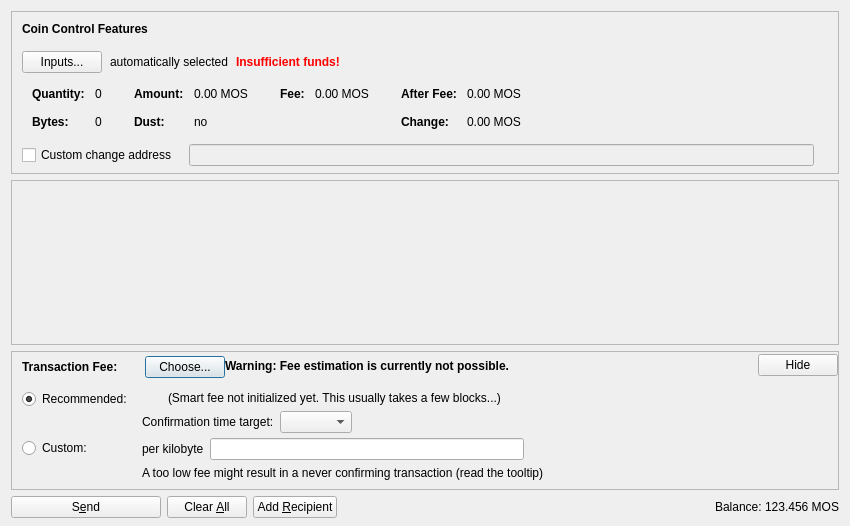
<?xml version="1.0" encoding="UTF-8"?>
<ui version="4.0">
 <class>SendCoinsDialog</class>
 <widget class="QDialog" name="SendCoinsDialog">
  <property name="geometry">
   <rect>
    <x>0</x>
    <y>0</y>
    <width>850</width>
    <height>526</height>
   </rect>
  </property>
  <property name="windowTitle">
   <string>Send Coins</string>
  </property>
  <layout class="QVBoxLayout" name="verticalLayout" stretch="0,1,0,0">
   <property name="bottomMargin">
    <number>8</number>
   </property>
   <item>
    <widget class="QFrame" name="frameCoinControl">
     <property name="sizePolicy">
      <sizepolicy hsizetype="Expanding" vsizetype="Expanding">
       <horstretch>0</horstretch>
       <verstretch>0</verstretch>
      </sizepolicy>
     </property>
     <property name="maximumSize">
      <size>
       <width>16777215</width>
       <height>16777215</height>
      </size>
     </property>
     <property name="frameShape">
      <enum>QFrame::StyledPanel</enum>
     </property>
     <property name="frameShadow">
      <enum>QFrame::Sunken</enum>
     </property>
     <layout class="QVBoxLayout" name="verticalLayoutCoinControl2">
      <property name="spacing">
       <number>0</number>
      </property>
      <property name="leftMargin">
       <number>0</number>
      </property>
      <property name="topMargin">
       <number>0</number>
      </property>
      <property name="rightMargin">
       <number>0</number>
      </property>
      <property name="bottomMargin">
       <number>6</number>
      </property>
      <item>
       <layout class="QVBoxLayout" name="verticalLayoutCoinControl" stretch="0,0,0,0,1">
        <property name="spacing">
         <number>0</number>
        </property>
        <property name="leftMargin">
         <number>10</number>
        </property>
        <property name="topMargin">
         <number>10</number>
        </property>
        <item>
         <layout class="QHBoxLayout" name="horizontalLayoutCoinControl1">
          <property name="bottomMargin">
           <number>15</number>
          </property>
          <item>
           <widget class="QLabel" name="labelCoinControlFeatures">
            <property name="sizePolicy">
             <sizepolicy hsizetype="Preferred" vsizetype="Maximum">
              <horstretch>0</horstretch>
              <verstretch>0</verstretch>
             </sizepolicy>
            </property>
            <property name="font">
             <font>
              <weight>75</weight>
              <bold>true</bold>
             </font>
            </property>
            <property name="styleSheet">
             <string notr="true">font-weight:bold;</string>
            </property>
            <property name="text">
             <string>Coin Control Features</string>
            </property>
           </widget>
          </item>
         </layout>
        </item>
        <item>
         <layout class="QHBoxLayout" name="horizontalLayoutCoinControl2" stretch="0,0,0,0">
          <property name="spacing">
           <number>8</number>
          </property>
          <property name="bottomMargin">
           <number>10</number>
          </property>
          <item>
           <widget class="QPushButton" name="pushButtonCoinControl">
            <property name="styleSheet">
             <string notr="true"/>
            </property>
            <property name="text">
             <string>Inputs...</string>
            </property>
            <property name="autoDefault">
             <bool>false</bool>
            </property>
           </widget>
          </item>
          <item>
           <widget class="QLabel" name="labelCoinControlAutomaticallySelected">
            <property name="text">
             <string>automatically selected</string>
            </property>
            <property name="margin">
             <number>5</number>
            </property>
           </widget>
          </item>
          <item>
           <widget class="QLabel" name="labelCoinControlInsuffFunds">
            <property name="font">
             <font>
              <weight>75</weight>
              <bold>true</bold>
             </font>
            </property>
            <property name="styleSheet">
             <string notr="true">color:red;font-weight:bold;</string>
            </property>
            <property name="text">
             <string>Insufficient funds!</string>
            </property>
            <property name="margin">
             <number>5</number>
            </property>
           </widget>
          </item>
          <item>
           <spacer name="horizontalSpacerCoinControl">
            <property name="orientation">
             <enum>Qt::Horizontal</enum>
            </property>
            <property name="sizeHint" stdset="0">
             <size>
              <width>40</width>
              <height>1</height>
             </size>
            </property>
           </spacer>
          </item>
         </layout>
        </item>
        <item>
         <widget class="QWidget" name="widgetCoinControl" native="true">
          <property name="sizePolicy">
           <sizepolicy hsizetype="Preferred" vsizetype="Preferred">
            <horstretch>0</horstretch>
            <verstretch>0</verstretch>
           </sizepolicy>
          </property>
          <property name="minimumSize">
           <size>
            <width>0</width>
            <height>0</height>
           </size>
          </property>
          <property name="styleSheet">
           <string notr="true"/>
          </property>
          <layout class="QHBoxLayout" name="horizontalLayoutCoinControl5">
           <property name="leftMargin">
            <number>0</number>
           </property>
           <property name="topMargin">
            <number>0</number>
           </property>
           <property name="rightMargin">
            <number>0</number>
           </property>
           <property name="bottomMargin">
            <number>0</number>
           </property>
           <item>
            <layout class="QHBoxLayout" name="horizontalLayoutCoinControl3" stretch="0,0,0,1">
             <property name="spacing">
              <number>20</number>
             </property>
             <property name="topMargin">
              <number>0</number>
             </property>
             <property name="bottomMargin">
              <number>10</number>
             </property>
             <item>
              <layout class="QFormLayout" name="formLayoutCoinControl1">
               <property name="horizontalSpacing">
                <number>10</number>
               </property>
               <property name="verticalSpacing">
                <number>14</number>
               </property>
               <property name="leftMargin">
                <number>10</number>
               </property>
               <property name="topMargin">
                <number>4</number>
               </property>
               <property name="rightMargin">
                <number>6</number>
               </property>
               <item row="0" column="0">
                <widget class="QLabel" name="labelCoinControlQuantityText">
                 <property name="font">
                  <font>
                   <weight>75</weight>
                   <bold>true</bold>
                  </font>
                 </property>
                 <property name="text">
                  <string>Quantity:</string>
                 </property>
                 <property name="margin">
                  <number>0</number>
                 </property>
                </widget>
               </item>
               <item row="0" column="1">
                <widget class="QLabel" name="labelCoinControlQuantity">
                 <property name="cursor">
                  <cursorShape>IBeamCursor</cursorShape>
                 </property>
                 <property name="contextMenuPolicy">
                  <enum>Qt::ActionsContextMenu</enum>
                 </property>
                 <property name="text">
                  <string notr="true">0</string>
                 </property>
                 <property name="margin">
                  <number>0</number>
                 </property>
                 <property name="textInteractionFlags">
                  <set>Qt::LinksAccessibleByMouse|Qt::TextSelectableByKeyboard|Qt::TextSelectableByMouse</set>
                 </property>
                </widget>
               </item>
               <item row="1" column="0">
                <widget class="QLabel" name="labelCoinControlBytesText">
                 <property name="font">
                  <font>
                   <weight>75</weight>
                   <bold>true</bold>
                  </font>
                 </property>
                 <property name="text">
                  <string>Bytes:</string>
                 </property>
                </widget>
               </item>
               <item row="1" column="1">
                <widget class="QLabel" name="labelCoinControlBytes">
                 <property name="cursor">
                  <cursorShape>IBeamCursor</cursorShape>
                 </property>
                 <property name="contextMenuPolicy">
                  <enum>Qt::ActionsContextMenu</enum>
                 </property>
                 <property name="text">
                  <string notr="true">0</string>
                 </property>
                 <property name="textInteractionFlags">
                  <set>Qt::LinksAccessibleByMouse|Qt::TextSelectableByKeyboard|Qt::TextSelectableByMouse</set>
                 </property>
                </widget>
               </item>
              </layout>
             </item>
             <item>
              <layout class="QFormLayout" name="formLayoutCoinControl2">
               <property name="horizontalSpacing">
                <number>10</number>
               </property>
               <property name="verticalSpacing">
                <number>14</number>
               </property>
               <property name="leftMargin">
                <number>6</number>
               </property>
               <property name="topMargin">
                <number>4</number>
               </property>
               <property name="rightMargin">
                <number>6</number>
               </property>
               <item row="0" column="0">
                <widget class="QLabel" name="labelCoinControlAmountText">
                 <property name="font">
                  <font>
                   <weight>75</weight>
                   <bold>true</bold>
                  </font>
                 </property>
                 <property name="text">
                  <string>Amount:</string>
                 </property>
                 <property name="margin">
                  <number>0</number>
                 </property>
                </widget>
               </item>
               <item row="0" column="1">
                <widget class="QLabel" name="labelCoinControlAmount">
                 <property name="cursor">
                  <cursorShape>IBeamCursor</cursorShape>
                 </property>
                 <property name="contextMenuPolicy">
                  <enum>Qt::ActionsContextMenu</enum>
                 </property>
                 <property name="text">
                  <string notr="true">0.00 MOS</string>
                 </property>
                 <property name="textInteractionFlags">
                  <set>Qt::LinksAccessibleByMouse|Qt::TextSelectableByKeyboard|Qt::TextSelectableByMouse</set>
                 </property>
                </widget>
               </item>
               <item row="1" column="0">
                <widget class="QLabel" name="labelCoinControlLowOutputText">
                 <property name="font">
                  <font>
                   <weight>75</weight>
                   <bold>true</bold>
                  </font>
                 </property>
                 <property name="text">
                  <string>Dust:</string>
                 </property>
                </widget>
               </item>
               <item row="1" column="1">
                <widget class="QLabel" name="labelCoinControlLowOutput">
                 <property name="cursor">
                  <cursorShape>IBeamCursor</cursorShape>
                 </property>
                 <property name="contextMenuPolicy">
                  <enum>Qt::ActionsContextMenu</enum>
                 </property>
                 <property name="text">
                  <string notr="true">no</string>
                 </property>
                 <property name="textInteractionFlags">
                  <set>Qt::LinksAccessibleByMouse|Qt::TextSelectableByKeyboard|Qt::TextSelectableByMouse</set>
                 </property>
                </widget>
               </item>
              </layout>
             </item>
             <item>
              <layout class="QFormLayout" name="formLayoutCoinControl3">
               <property name="horizontalSpacing">
                <number>10</number>
               </property>
               <property name="verticalSpacing">
                <number>14</number>
               </property>
               <property name="leftMargin">
                <number>6</number>
               </property>
               <property name="topMargin">
                <number>4</number>
               </property>
               <property name="rightMargin">
                <number>6</number>
               </property>
               <item row="0" column="0">
                <widget class="QLabel" name="labelCoinControlFeeText">
                 <property name="font">
                  <font>
                   <weight>75</weight>
                   <bold>true</bold>
                  </font>
                 </property>
                 <property name="text">
                  <string>Fee:</string>
                 </property>
                 <property name="margin">
                  <number>0</number>
                 </property>
                </widget>
               </item>
               <item row="0" column="1">
                <widget class="QLabel" name="labelCoinControlFee">
                 <property name="cursor">
                  <cursorShape>IBeamCursor</cursorShape>
                 </property>
                 <property name="contextMenuPolicy">
                  <enum>Qt::ActionsContextMenu</enum>
                 </property>
                 <property name="text">
                  <string notr="true">0.00 MOS</string>
                 </property>
                 <property name="textInteractionFlags">
                  <set>Qt::LinksAccessibleByMouse|Qt::TextSelectableByKeyboard|Qt::TextSelectableByMouse</set>
                 </property>
                </widget>
               </item>
              </layout>
             </item>
             <item>
              <layout class="QFormLayout" name="formLayoutCoinControl4">
               <property name="horizontalSpacing">
                <number>10</number>
               </property>
               <property name="verticalSpacing">
                <number>14</number>
               </property>
               <property name="leftMargin">
                <number>6</number>
               </property>
               <property name="topMargin">
                <number>4</number>
               </property>
               <property name="rightMargin">
                <number>6</number>
               </property>
               <item row="0" column="0">
                <widget class="QLabel" name="labelCoinControlAfterFeeText">
                 <property name="font">
                  <font>
                   <weight>75</weight>
                   <bold>true</bold>
                  </font>
                 </property>
                 <property name="text">
                  <string>After Fee:</string>
                 </property>
                 <property name="margin">
                  <number>0</number>
                 </property>
                </widget>
               </item>
               <item row="0" column="1">
                <widget class="QLabel" name="labelCoinControlAfterFee">
                 <property name="cursor">
                  <cursorShape>IBeamCursor</cursorShape>
                 </property>
                 <property name="contextMenuPolicy">
                  <enum>Qt::ActionsContextMenu</enum>
                 </property>
                 <property name="text">
                  <string notr="true">0.00 MOS</string>
                 </property>
                 <property name="textInteractionFlags">
                  <set>Qt::LinksAccessibleByMouse|Qt::TextSelectableByKeyboard|Qt::TextSelectableByMouse</set>
                 </property>
                </widget>
               </item>
               <item row="1" column="0">
                <widget class="QLabel" name="labelCoinControlChangeText">
                 <property name="font">
                  <font>
                   <weight>75</weight>
                   <bold>true</bold>
                  </font>
                 </property>
                 <property name="text">
                  <string>Change:</string>
                 </property>
                </widget>
               </item>
               <item row="1" column="1">
                <widget class="QLabel" name="labelCoinControlChange">
                 <property name="cursor">
                  <cursorShape>IBeamCursor</cursorShape>
                 </property>
                 <property name="contextMenuPolicy">
                  <enum>Qt::ActionsContextMenu</enum>
                 </property>
                 <property name="text">
                  <string notr="true">0.00 MOS</string>
                 </property>
                 <property name="textInteractionFlags">
                  <set>Qt::LinksAccessibleByMouse|Qt::TextSelectableByKeyboard|Qt::TextSelectableByMouse</set>
                 </property>
                </widget>
               </item>
              </layout>
             </item>
            </layout>
           </item>
          </layout>
         </widget>
        </item>
        <item>
         <layout class="QHBoxLayout" name="horizontalLayoutCoinControl4" stretch="0,0,0">
          <property name="spacing">
           <number>12</number>
          </property>
          <property name="sizeConstraint">
           <enum>QLayout::SetDefaultConstraint</enum>
          </property>
          <property name="topMargin">
           <number>5</number>
          </property>
          <property name="rightMargin">
           <number>5</number>
          </property>
          <item>
           <widget class="QCheckBox" name="checkBoxCoinControlChange">
            <property name="toolTip">
             <string>If this is activated, but the change address is empty or invalid, change will be sent to a newly generated address.</string>
            </property>
            <property name="text">
             <string>Custom change address</string>
            </property>
           </widget>
          </item>
          <item>
           <widget class="QValidatedLineEdit" name="lineEditCoinControlChange">
            <property name="enabled">
             <bool>false</bool>
            </property>
            <property name="sizePolicy">
             <sizepolicy hsizetype="Expanding" vsizetype="Fixed">
              <horstretch>0</horstretch>
              <verstretch>0</verstretch>
             </sizepolicy>
            </property>
           </widget>
          </item>
          <item>
           <widget class="QLabel" name="labelCoinControlChangeLabel">
            <property name="sizePolicy">
             <sizepolicy hsizetype="Preferred" vsizetype="Expanding">
              <horstretch>0</horstretch>
              <verstretch>0</verstretch>
             </sizepolicy>
            </property>
            <property name="minimumSize">
             <size>
              <width>0</width>
              <height>0</height>
             </size>
            </property>
            <property name="text">
             <string/>
            </property>
            <property name="margin">
             <number>3</number>
            </property>
           </widget>
          </item>
         </layout>
        </item>
        <item>
         <spacer name="verticalSpacerCoinControl">
          <property name="orientation">
           <enum>Qt::Vertical</enum>
          </property>
          <property name="sizeHint" stdset="0">
           <size>
            <width>800</width>
            <height>1</height>
           </size>
          </property>
         </spacer>
        </item>
       </layout>
      </item>
     </layout>
    </widget>
   </item>
   <item>
    <widget class="QScrollArea" name="scrollArea">
     <property name="widgetResizable">
      <bool>true</bool>
     </property>
     <widget class="QWidget" name="scrollAreaWidgetContents">
      <property name="geometry">
       <rect>
        <x>0</x>
        <y>0</y>
        <width>830</width>
        <height>104</height>
       </rect>
      </property>
      <layout class="QVBoxLayout" name="verticalLayout_2" stretch="0,1">
       <property name="leftMargin">
        <number>0</number>
       </property>
       <property name="topMargin">
        <number>0</number>
       </property>
       <property name="rightMargin">
        <number>0</number>
       </property>
       <property name="bottomMargin">
        <number>0</number>
       </property>
       <item>
        <layout class="QVBoxLayout" name="entries">
         <property name="spacing">
          <number>6</number>
         </property>
        </layout>
       </item>
       <item>
        <spacer name="verticalSpacer">
         <property name="orientation">
          <enum>Qt::Vertical</enum>
         </property>
         <property name="sizeHint" stdset="0">
          <size>
           <width>20</width>
           <height>40</height>
          </size>
         </property>
        </spacer>
       </item>
      </layout>
     </widget>
    </widget>
   </item>
   <item>
    <widget class="QFrame" name="frameFee">
     <property name="sizePolicy">
      <sizepolicy hsizetype="Expanding" vsizetype="Expanding">
       <horstretch>0</horstretch>
       <verstretch>0</verstretch>
      </sizepolicy>
     </property>
     <property name="maximumSize">
      <size>
       <width>16777215</width>
       <height>16777215</height>
      </size>
     </property>
     <property name="frameShape">
      <enum>QFrame::StyledPanel</enum>
     </property>
     <property name="frameShadow">
      <enum>QFrame::Sunken</enum>
     </property>
     <layout class="QVBoxLayout" name="verticalLayoutFee1">
      <property name="spacing">
       <number>0</number>
      </property>
      <property name="leftMargin">
       <number>0</number>
      </property>
      <property name="topMargin">
       <number>0</number>
      </property>
      <property name="rightMargin">
       <number>0</number>
      </property>
      <property name="bottomMargin">
       <number>0</number>
      </property>
      <item>
       <layout class="QVBoxLayout" name="verticalLayoutFee2" stretch="0,0,0">
        <property name="spacing">
         <number>0</number>
        </property>
        <property name="leftMargin">
         <number>10</number>
        </property>
        <property name="topMargin">
         <number>0</number>
        </property>
        <item>
         <layout class="QHBoxLayout" name="horizontalLayoutFee1">
          <property name="bottomMargin">
           <number>0</number>
          </property>
          <item>
           <layout class="QVBoxLayout" name="verticalLayoutFee7">
            <property name="spacing">
             <number>0</number>
            </property>
            <item>
             <spacer name="verticalSpacerSmartFee">
              <property name="orientation">
               <enum>Qt::Vertical</enum>
              </property>
              <property name="sizeType">
               <enum>QSizePolicy::Fixed</enum>
              </property>
              <property name="sizeHint" stdset="0">
               <size>
                <width>1</width>
                <height>4</height>
               </size>
              </property>
             </spacer>
            </item>
            <item>
             <layout class="QHBoxLayout" name="horizontalLayoutSmartFee">
              <property name="spacing">
               <number>10</number>
              </property>
              <item>
               <widget class="QLabel" name="labelFeeHeadline">
                <property name="sizePolicy">
                 <sizepolicy hsizetype="Preferred" vsizetype="Maximum">
                  <horstretch>0</horstretch>
                  <verstretch>0</verstretch>
                 </sizepolicy>
                </property>
                <property name="font">
                 <font>
                  <weight>75</weight>
                  <bold>true</bold>
                 </font>
                </property>
                <property name="styleSheet">
                 <string notr="true">font-weight:bold;</string>
                </property>
                <property name="text">
                 <string>Transaction Fee:</string>
                </property>
               </widget>
              </item>
              <item>
               <widget class="QLabel" name="labelFeeMinimized">
                <property name="text">
                 <string/>
                </property>
               </widget>
              </item>
              <item>
               <widget class="QPushButton" name="buttonChooseFee">
                <property name="text">
                 <string>Choose...</string>
                </property>
               </widget>
              </item>
             </layout>
            </item>
            <item>
             <spacer name="verticalSpacer_5">
              <property name="orientation">
               <enum>Qt::Vertical</enum>
              </property>
              <property name="sizeHint" stdset="0">
               <size>
                <width>1</width>
                <height>1</height>
               </size>
              </property>
             </spacer>
            </item>
           </layout>
          </item>
          <item>
           <widget class="QLabel" name="fallbackFeeWarningLabel">
            <property name="toolTip">
             <string>Using the fallbackfee can result in sending a transaction that will take several hours or days (or never) to confirm. Consider choosing your fee manually or wait until you have validated the complete chain.</string>
            </property>
            <property name="font">
            <font>
                <weight>75</weight>
                <bold>true</bold>
            </font>
            </property>
            <property name="text">
             <string>Warning: Fee estimation is currently not possible.</string>
            </property>
            <property name="wordWrap">
             <bool>false</bool>
            </property>
           </widget>
          </item>
          <item>
           <spacer name="horizontalSpacer_4">
            <property name="orientation">
             <enum>Qt::Horizontal</enum>
            </property>
            <property name="sizeType">
             <enum>QSizePolicy::MinimumExpanding</enum>
            </property>
            <property name="sizeHint" stdset="0">
             <size>
              <width>40</width>
              <height>20</height>
             </size>
            </property>
           </spacer>
          </item>
          <item>
           <widget class="QPushButton" name="buttonMinimizeFee">
            <property name="toolTip">
             <string>collapse fee-settings</string>
            </property>
            <property name="text">
             <string>Hide</string>
            </property>
           </widget>
          </item>
         </layout>
        </item>
        <item>
         <widget class="QFrame" name="frameFeeSelection">
          <layout class="QVBoxLayout" name="verticalLayoutFee12">
           <property name="spacing">
            <number>0</number>
           </property>
           <property name="leftMargin">
            <number>0</number>
           </property>
           <property name="topMargin">
            <number>0</number>
           </property>
           <property name="rightMargin">
            <number>0</number>
           </property>
           <property name="bottomMargin">
            <number>0</number>
           </property>
           <item>
            <layout class="QGridLayout" name="gridLayoutFee">
             <property name="topMargin">
              <number>10</number>
             </property>
             <property name="bottomMargin">
              <number>4</number>
             </property>
             <property name="horizontalSpacing">
              <number>10</number>
             </property>
             <property name="verticalSpacing">
              <number>4</number>
             </property>
             <item row="1" column="1">
              <layout class="QVBoxLayout" name="verticalLayoutFee8">
               <property name="spacing">
                <number>6</number>
               </property>
               <item>
                <layout class="QHBoxLayout" name="horizontalLayoutFee13">
                 <item>
                  <widget class="QLabel" name="labelCustomPerKilobyte">
                   <property name="toolTip">
                    <string>Specify a custom fee per kB (1,000 bytes) of the transaction's virtual size.

Note:  Since the fee is calculated on a per-byte basis, a fee of "100 satoshis per kB" for a transaction size of 500 bytes (half of 1 kB) would ultimately yield a fee of only 50 satoshis.</string>
                   </property>
                   <property name="text">
                    <string>per kilobyte</string>
                   </property>
                  </widget>
                 </item>
                 <item>
                  <widget class="BitcoinAmountField" name="customFee"/>
                 </item>
                 <item>
                  <spacer name="horizontalSpacer_6">
                   <property name="orientation">
                    <enum>Qt::Horizontal</enum>
                   </property>
                   <property name="sizeHint" stdset="0">
                    <size>
                     <width>1</width>
                     <height>1</height>
                    </size>
                   </property>
                  </spacer>
                 </item>
                </layout>
               </item>
               <item>
                <layout class="QHBoxLayout" name="horizontalLayoutFee8">
                 <item>
                  <widget class="QLabel" name="labelCustomFeeWarning">
                   <property name="enabled">
                    <bool>true</bool>
                   </property>
                   <property name="toolTip">
                    <string>When there is less transaction volume than space in the blocks, miners as well as relaying nodes may enforce a minimum fee. Paying only this minimum fee is just fine, but be aware that this can result in a never confirming transaction once there is more demand for hashpowermonster transactions than the network can process.</string>
                   </property>
                   <property name="text">
                    <string>A too low fee might result in a never confirming transaction (read the tooltip)</string>
                   </property>
                  </widget>
                 </item>
                 <item>
                  <spacer name="horizontalSpacer_2">
                   <property name="orientation">
                    <enum>Qt::Horizontal</enum>
                   </property>
                   <property name="sizeHint" stdset="0">
                    <size>
                     <width>1</width>
                     <height>1</height>
                    </size>
                   </property>
                  </spacer>
                 </item>
                </layout>
               </item>
              </layout>
             </item>
             <item row="0" column="0">
              <layout class="QVBoxLayout" name="verticalLayoutFee4" stretch="0,1">
               <item>
                <widget class="QRadioButton" name="radioSmartFee">
                 <property name="text">
                  <string>Recommended:</string>
                 </property>
                 <property name="checked">
                  <bool>true</bool>
                 </property>
                 <attribute name="buttonGroup">
                  <string notr="true">groupFee</string>
                 </attribute>
                </widget>
               </item>
               <item>
                <spacer name="verticalSpacer_2">
                 <property name="orientation">
                  <enum>Qt::Vertical</enum>
                 </property>
                 <property name="sizeHint" stdset="0">
                  <size>
                   <width>1</width>
                   <height>1</height>
                  </size>
                 </property>
                </spacer>
               </item>
              </layout>
             </item>
             <item row="1" column="0">
              <layout class="QVBoxLayout" name="verticalLayoutFee9" stretch="0,1">
               <item>
                <widget class="QRadioButton" name="radioCustomFee">
                 <property name="text">
                  <string>Custom:</string>
                 </property>
                 <attribute name="buttonGroup">
                  <string notr="true">groupFee</string>
                 </attribute>
                </widget>
               </item>
               <item>
                <spacer name="verticalSpacer_6">
                 <property name="orientation">
                  <enum>Qt::Vertical</enum>
                 </property>
                 <property name="sizeHint" stdset="0">
                  <size>
                   <width>1</width>
                   <height>1</height>
                  </size>
                 </property>
                </spacer>
               </item>
              </layout>
             </item>
             <item row="0" column="1">
              <layout class="QVBoxLayout" name="verticalLayoutFee3" stretch="0,0,1">
               <property name="spacing">
                <number>6</number>
               </property>
               <property name="topMargin">
                <number>2</number>
               </property>
               <item>
                <layout class="QHBoxLayout" name="horizontalLayoutFee12">
                 <item>
                  <widget class="QLabel" name="labelSmartFee">
                   <property name="text">
                    <string/>
                   </property>
                  </widget>
                 </item>
                 <item>
                  <widget class="QLabel" name="labelFeeEstimation">
                   <property name="text">
                    <string/>
                   </property>
                  </widget>
                 </item>
                 <item>
                  <widget class="QLabel" name="labelSmartFee2">
                   <property name="text">
                    <string>(Smart fee not initialized yet. This usually takes a few blocks...)</string>
                   </property>
                  </widget>
                 </item>
                 <item>
                  <spacer name="horizontalSpacer_5">
                   <property name="orientation">
                    <enum>Qt::Horizontal</enum>
                   </property>
                   <property name="sizeHint" stdset="0">
                    <size>
                     <width>1</width>
                     <height>1</height>
                    </size>
                   </property>
                  </spacer>
                 </item>
                </layout>
               </item>
               <item>
                <layout class="QHBoxLayout" name="horizontalLayoutFee9">
                 <item>
                  <layout class="QVBoxLayout" name="verticalLayoutFee6">
                   <item>
                    <widget class="QLabel" name="labelSmartFee3">
                     <property name="text">
                      <string>Confirmation time target:</string>
                     </property>
                    </widget>
                   </item>
                  </layout>
                 </item>
                 <item>
                  <layout class="QVBoxLayout" name="verticalLayoutFee5">
                   <property name="rightMargin">
                    <number>30</number>
                   </property>
                   <item>
                    <layout class="QHBoxLayout" name="horizontalLayoutConfTarget">
                     <property name="bottomMargin">
                      <number>0</number>
                     </property>
                     <item>
                      <widget class="QComboBox" name="confTargetSelector"/>
                     </item>
                     <item>
                      <spacer name="horizontalSpacerConfTarget">
                       <property name="orientation">
                        <enum>Qt::Horizontal</enum>
                       </property>
                       <property name="sizeHint" stdset="0">
                        <size>
                         <width>40</width>
                         <height>20</height>
                        </size>
                       </property>
                      </spacer>
                     </item>
                    </layout>
                   </item>
                  </layout>
                 </item>
                </layout>
               </item>
               <item>
                <spacer name="verticalSpacer_4">
                 <property name="orientation">
                  <enum>Qt::Vertical</enum>
                 </property>
                 <property name="sizeHint" stdset="0">
                  <size>
                   <width>1</width>
                   <height>1</height>
                  </size>
                 </property>
                </spacer>
               </item>
              </layout>
             </item>
            </layout>
           </item>
          </layout>
         </widget>
        </item>
        <item>
         <spacer name="verticalSpacerFee">
          <property name="orientation">
           <enum>Qt::Vertical</enum>
          </property>
          <property name="sizeHint" stdset="0">
           <size>
            <width>40</width>
            <height>5</height>
           </size>
          </property>
         </spacer>
        </item>
       </layout>
      </item>
     </layout>
    </widget>
   </item>
   <item>
    <layout class="QHBoxLayout" name="horizontalLayout">
     <item>
      <widget class="QPushButton" name="sendButton">
       <property name="minimumSize">
        <size>
         <width>150</width>
         <height>0</height>
        </size>
       </property>
       <property name="toolTip">
        <string>Confirm the send action</string>
       </property>
       <property name="text">
        <string>S&amp;end</string>
       </property>
       <property name="icon">
        <iconset resource="../bitcoin.qrc">
         <normaloff>:/icons/send</normaloff>:/icons/send</iconset>
       </property>
       <property name="autoDefault">
        <bool>false</bool>
       </property>
       <property name="default">
        <bool>false</bool>
       </property>
      </widget>
     </item>
     <item>
      <widget class="QPushButton" name="clearButton">
       <property name="sizePolicy">
        <sizepolicy hsizetype="Minimum" vsizetype="Fixed">
         <horstretch>0</horstretch>
         <verstretch>0</verstretch>
        </sizepolicy>
       </property>
       <property name="toolTip">
        <string>Clear all fields of the form.</string>
       </property>
       <property name="text">
        <string>Clear &amp;All</string>
       </property>
       <property name="icon">
        <iconset resource="../bitcoin.qrc">
         <normaloff>:/icons/remove</normaloff>:/icons/remove</iconset>
       </property>
       <property name="autoDefault">
        <bool>false</bool>
       </property>
      </widget>
     </item>
     <item>
      <widget class="QPushButton" name="addButton">
       <property name="toolTip">
        <string>Send to multiple recipients at once</string>
       </property>
       <property name="text">
        <string>Add &amp;Recipient</string>
       </property>
       <property name="icon">
        <iconset resource="../bitcoin.qrc">
         <normaloff>:/icons/add</normaloff>:/icons/add</iconset>
       </property>
       <property name="autoDefault">
        <bool>false</bool>
       </property>
      </widget>
     </item>
     <item>
      <spacer name="horizontalSpacer">
       <property name="orientation">
        <enum>Qt::Horizontal</enum>
       </property>
       <property name="sizeHint" stdset="0">
        <size>
         <width>40</width>
         <height>20</height>
        </size>
       </property>
      </spacer>
     </item>
     <item>
      <layout class="QHBoxLayout" name="horizontalLayout_2">
       <property name="spacing">
        <number>3</number>
       </property>
       <item>
        <widget class="QLabel" name="label">
         <property name="sizePolicy">
          <sizepolicy hsizetype="Preferred" vsizetype="Fixed">
           <horstretch>0</horstretch>
           <verstretch>0</verstretch>
          </sizepolicy>
         </property>
         <property name="text">
          <string>Balance:</string>
         </property>
        </widget>
       </item>
       <item>
        <widget class="QLabel" name="labelBalance">
         <property name="sizePolicy">
          <sizepolicy hsizetype="Preferred" vsizetype="Fixed">
           <horstretch>0</horstretch>
           <verstretch>0</verstretch>
          </sizepolicy>
         </property>
         <property name="cursor">
          <cursorShape>IBeamCursor</cursorShape>
         </property>
         <property name="text">
          <string notr="true">123.456 MOS</string>
         </property>
         <property name="textInteractionFlags">
          <set>Qt::LinksAccessibleByMouse|Qt::TextSelectableByKeyboard|Qt::TextSelectableByMouse</set>
         </property>
        </widget>
       </item>
      </layout>
     </item>
    </layout>
   </item>
  </layout>
 </widget>
 <customwidgets>
  <customwidget>
   <class>QValidatedLineEdit</class>
   <extends>QLineEdit</extends>
   <header>qt/qvalidatedlineedit.h</header>
  </customwidget>
  <customwidget>
   <class>BitcoinAmountField</class>
   <extends>QLineEdit</extends>
   <header>qt/bitcoinamountfield.h</header>
   <container>1</container>
  </customwidget>
 </customwidgets>
 <resources>
  <include location="../bitcoin.qrc"/>
 </resources>
 <connections/>
 <buttongroups>
  <buttongroup name="groupFee"/>
 </buttongroups>
</ui>
